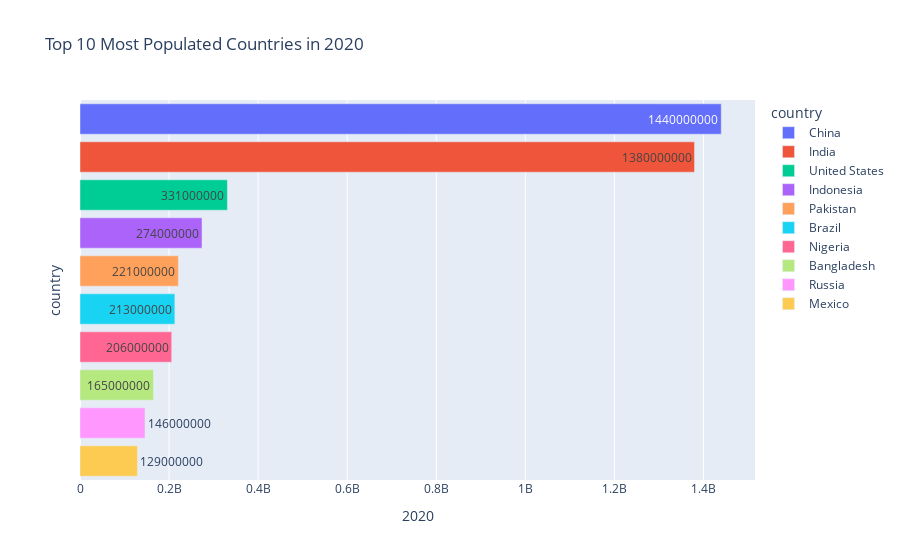

Notebook source saved alongside this figure:
### Code cell
top_10_countries = df["2020"].nlargest(10).index  

df_filtered = df.loc[top_10_countries, ["2020"]]
df_filtered.index
fig = px.bar(df_filtered, x="2020", y=df_filtered.index, orientation="h", text="2020", title=f"Top 10 Most Populated Countries in {"2020"}", color=df_filtered.index)
fig.update_layout(yaxis=dict(showticklabels=False))

fig.show()

### Figure 1 — Plotly figure (JSON) as saved in the notebook; plotly's stock layout.template omitted (floating-point values rounded to 4 significant figures)
{"data": [{"hovertemplate": "country=%{y}<br>2020=%{text}<extra></extra>", "legendgroup": "China", "marker": {"color": "#636efa", "pattern": {"shape": ""}}, "name": "China", "orientation": "h", "showlegend": true, "text": [1440000000.0], "textposition": "auto", "type": "bar", "x": [1440000000], "xaxis": "x", "y": ["China"], "yaxis": "y"}, {"hovertemplate": "country=%{y}<br>2020=%{text}<extra></extra>", "legendgroup": "India", "marker": {"color": "#EF553B", "pattern": {"shape": ""}}, "name": "India", "orientation": "h", "showlegend": true, "text": [1380000000.0], "textposition": "auto", "type": "bar", "x": [1380000000], "xaxis": "x", "y": ["India"], "yaxis": "y"}, {"hovertemplate": "country=%{y}<br>2020=%{text}<extra></extra>", "legendgroup": "United States", "marker": {"color": "#00cc96", "pattern": {"shape": ""}}, "name": "United States", "orientation": "h", "showlegend": true, "text": [331000000.0], "textposition": "auto", "type": "bar", "x": [331000000], "xaxis": "x", "y": ["United States"], "yaxis": "y"}, {"hovertemplate": "country=%{y}<br>2020=%{text}<extra></extra>", "legendgroup": "Indonesia", "marker": {"color": "#ab63fa", "pattern": {"shape": ""}}, "name": "Indonesia", "orientation": "h", "showlegend": true, "text": [274000000.0], "textposition": "auto", "type": "bar", "x": [274000000], "xaxis": "x", "y": ["Indonesia"], "yaxis": "y"}, {"hovertemplate": "country=%{y}<br>2020=%{text}<extra></extra>", "legendgroup": "Pakistan", "marker": {"color": "#FFA15A", "pattern": {"shape": ""}}, "name": "Pakistan", "orientation": "h", "showlegend": true, "text": [221000000.0], "textposition": "auto", "type": "bar", "x": [221000000], "xaxis": "x", "y": ["Pakistan"], "yaxis": "y"}, {"hovertemplate": "country=%{y}<br>2020=%{text}<extra></extra>", "legendgroup": "Brazil", "marker": {"color": "#19d3f3", "pattern": {"shape": ""}}, "name": "Brazil", "orientation": "h", "showlegend": true, "text": [213000000.0], "textposition": "auto", "type": "bar", "x": [213000000], "xaxis": "x", "y": ["Brazil"], "yaxis": "y"}, {"hovertemplate": "country=%{y}<br>2020=%{text}<extra></extra>", "legendgroup": "Nigeria", "marker": {"color": "#FF6692", "pattern": {"shape": ""}}, "name": "Nigeria", "orientation": "h", "showlegend": true, "text": [206000000.0], "textposition": "auto", "type": "bar", "x": [206000000], "xaxis": "x", "y": ["Nigeria"], "yaxis": "y"}, {"hovertemplate": "country=%{y}<br>2020=%{text}<extra></extra>", "legendgroup": "Bangladesh", "marker": {"color": "#B6E880", "pattern": {"shape": ""}}, "name": "Bangladesh", "orientation": "h", "showlegend": true, "text": [165000000.0], "textposition": "auto", "type": "bar", "x": [165000000], "xaxis": "x", "y": ["Bangladesh"], "yaxis": "y"}, {"hovertemplate": "country=%{y}<br>2020=%{text}<extra></extra>", "legendgroup": "Russia", "marker": {"color": "#FF97FF", "pattern": {"shape": ""}}, "name": "Russia", "orientation": "h", "showlegend": true, "text": [146000000.0], "textposition": "auto", "type": "bar", "x": [146000000], "xaxis": "x", "y": ["Russia"], "yaxis": "y"}, {"hovertemplate": "country=%{y}<br>2020=%{text}<extra></extra>", "legendgroup": "Mexico", "marker": {"color": "#FECB52", "pattern": {"shape": ""}}, "name": "Mexico", "orientation": "h", "showlegend": true, "text": [129000000.0], "textposition": "auto", "type": "bar", "x": [129000000], "xaxis": "x", "y": ["Mexico"], "yaxis": "y"}], "layout": {"barmode": "relative", "legend": {"title": {"text": "country"}, "tracegroupgap": 0}, "title": {"text": "Top 10 Most Populated Countries in 2020"}, "xaxis": {"anchor": "y", "domain": [0, 1], "title": {"text": "2020"}}, "yaxis": {"anchor": "x", "categoryarray": ["Mexico", "Russia", "Bangladesh", "Nigeria", "Brazil", "Pakistan", "Indonesia", "United States", "India", "China"], "categoryorder": "array", "domain": [0, 1], "showticklabels": false, "title": {"text": "country"}}}}
